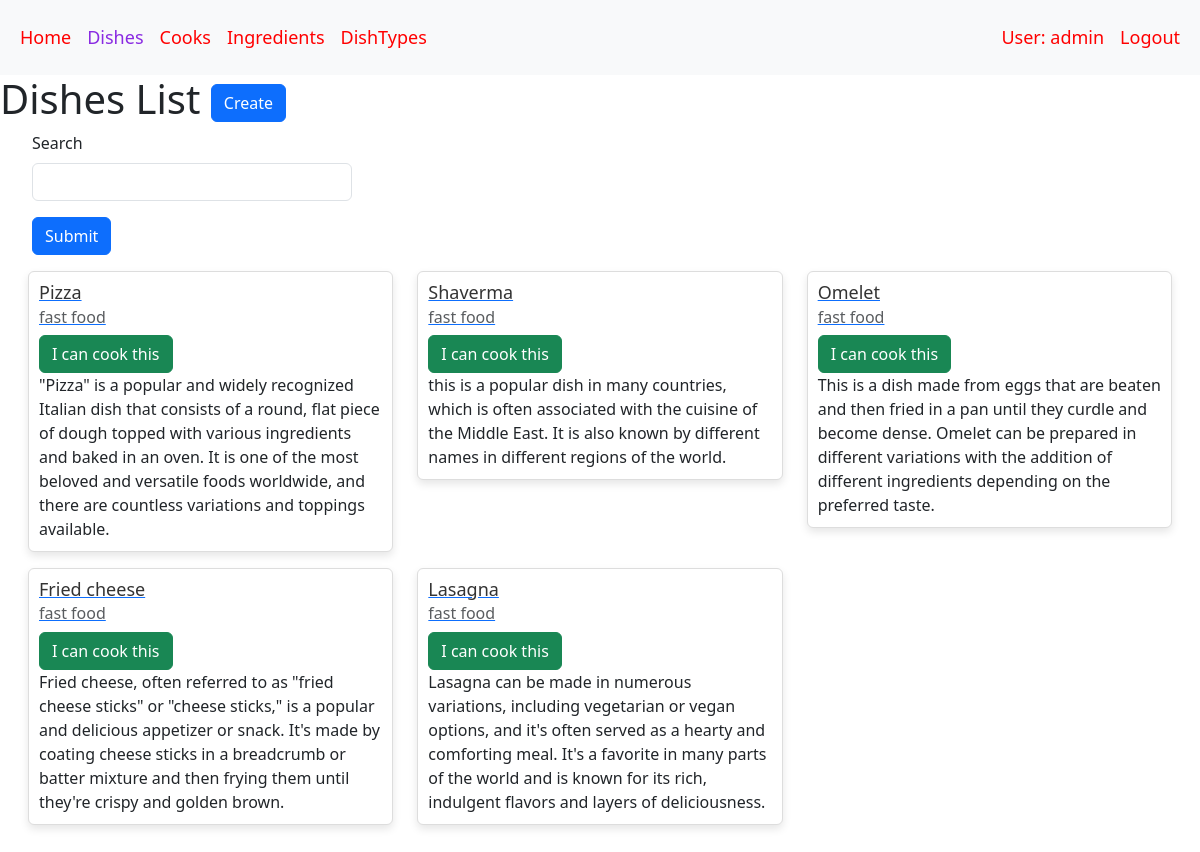
Before: /dishes/ (signed in) with the older database file.
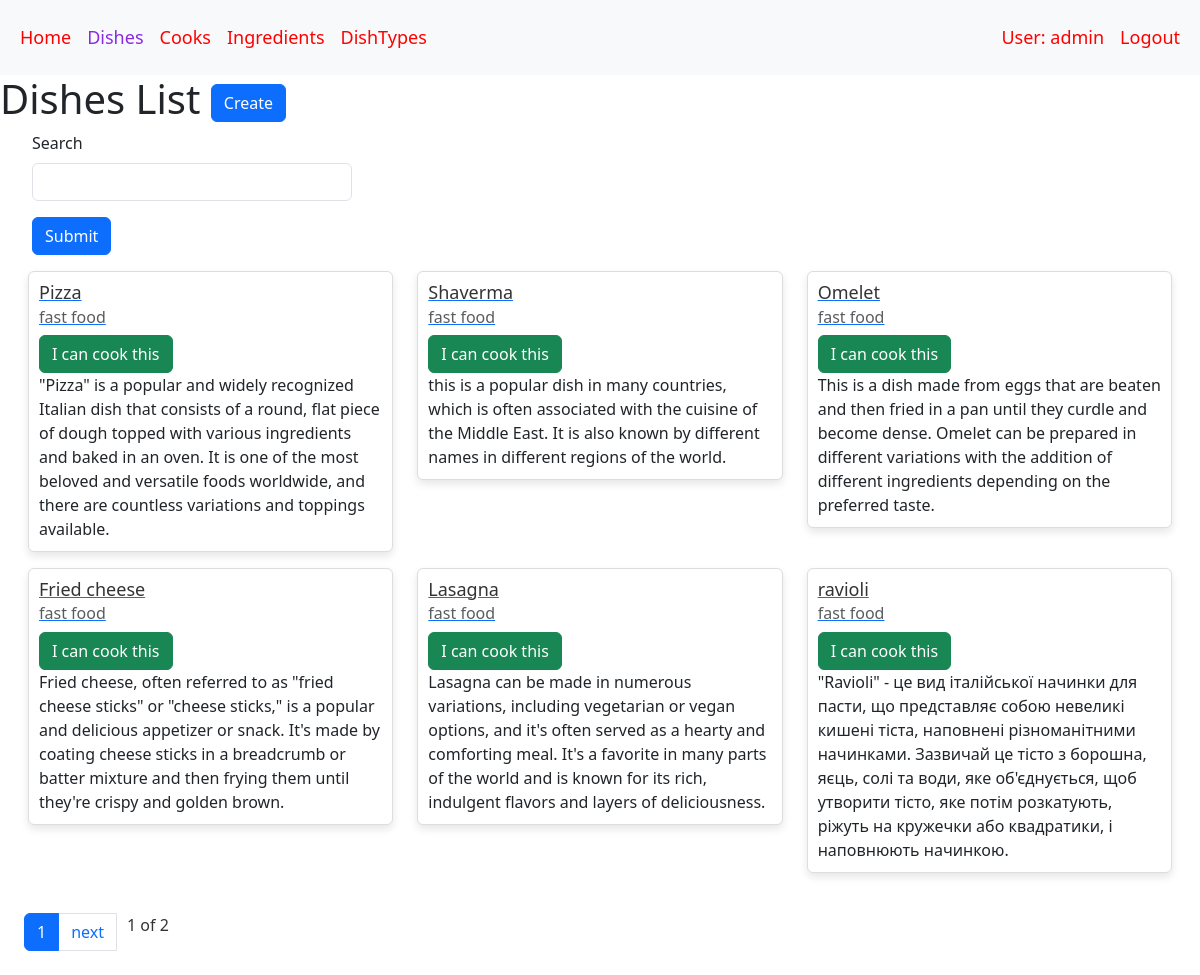
After: the same page with the newer database file.
### restaurant/models.py (models this page shows, shortened)
class Dish(models.Model):
    name = models.CharField(max_length=255)
    description = models.TextField()
    price = models.DecimalField(max_digits=8, decimal_places=2)
    dish_type = models.ForeignKey(DishTypes, on_delete=models.CASCADE)
    ingredients = models.ManyToManyField(Ingredient, related_name="dishes")
    cooks = models.ManyToManyField(Cook, related_name="dishes", blank=True)

class DishTypes(models.Model):
    name = models.CharField(max_length=255, unique=True)
    class Meta:
        ordering = ["name"]
    def __str__(self):
        return f"{self.name}"

### restaurant/views.py (the view)
class DishListView(LoginRequiredMixin, generic.ListView):
    model = Dish
    context_object_name = "dish_list"
    template_name = "restaurant/dish_list.html"
    paginate_by = 6
    def get_context_data(self, *, object_list=None, **kwargs):
        context = super(DishListView, self).get_context_data(**kwargs)
        search = self.request.GET.get("search", "")
        context["search_form"] = SearchForm(initial={"search": search})
        return context
    def get_queryset(self):
        queryset = Dish.objects.all()
        form = SearchForm(self.request.GET)
        if form.is_valid():
            return queryset.filter(
                name__icontains=form.cleaned_data["search"]
            )
        return queryset

### restaurant/forms.py
class SearchForm(forms.Form):
    search = forms.CharField(max_length=255, required=False)

### restaurant/templatetags/query_transform.py (called while the page is built)
@register.simple_tag
def query_transform(request, **kwargs):
    updated = request.GET.copy()
    for key, value in kwargs.items():
        if value is not None:
            updated[key] = value
        else:
            updated.pop(key, 0)
    return updated. urlencode()

### templates/restaurant/dish_list.html
{% extends "base.html" %}
{% load crispy_forms_filters %}
{% block content %}
  <h1>
    Dishes List
    <a href="{% url 'restaurant:dish-create' %}" class="btn btn-primary link-to-page">
      Create
    </a>
  </h1>
  <form action="" method="get" class="search-form">
    {{ search_form|crispy }}
    <input type="submit" class="btn btn-primary">
  </form>
  <div class="row">
    {% if dish_list %}
      {% for dish in dish_list %}
        <div class="col-md-4">
          <a href="{% url 'restaurant:dish-detail' pk=dish.id %}">
            <div class="card mb-3">
              <div class="card-body">
                <div>
                <h5 class="card-title">{{ dish.name }}</h5>
                <h6 class="card-subtitle mb-2 text-muted">{{ dish.dish_type }}</h6>
                  {% if dish in user.dishes.all %}
                    <a href="{% url 'restaurant:toggle-dish-assign' pk=dish.id %}?next={{ request.get_full_path }}" class="btn btn-success link-to-page">
                      I can cook this
                    </a>
                  {% else %}
                    <a href="{% url 'restaurant:toggle-dish-assign' pk=dish.id %}?next={{ request.get_full_path }}" class="btn btn-danger link-to-page">
                      I can`t cook this
                    </a>
                  {% endif %}
                </div>
                <p class="card-text">{{ dish.description }}</p>
              </div>
            </div>
          </a>
        </div>
      {% endfor %}
    {% else %}
      <p>There are no dishes in the service.</p>
    {% endif %}
  </div>
{% endblock %}

Changed rows visible on the page:
added Dish: name "ravioli", dish_type "fast food", description "\"Ravioli\" - це вид італійської начинки для пасти, що представляє собою невеликі кишені тіста, наповнені різноманітними начинками. Зазвичай це тісто з борошна, яєць, солі та води, яке об'єднується, щоб утворити тісто, яке потім розкатують, ріжуть на кружечки або квадратики, і наповнюють начинкою."
Other visible differences:
{{ page_obj.number }}: (not shown) → "1"
{{ paginator.num_pages }}: (not shown) → "2"
text now shown: "next of"
